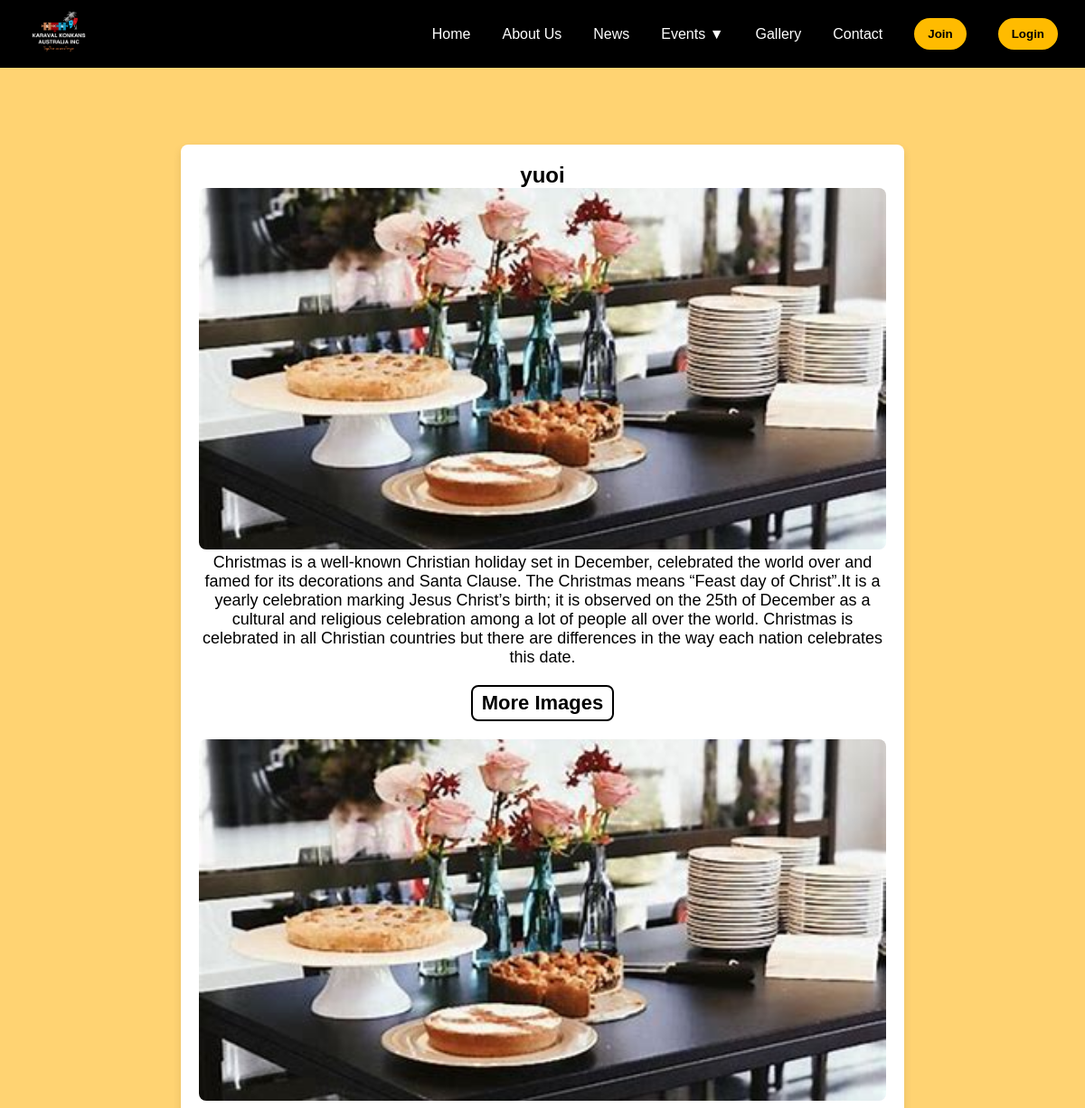
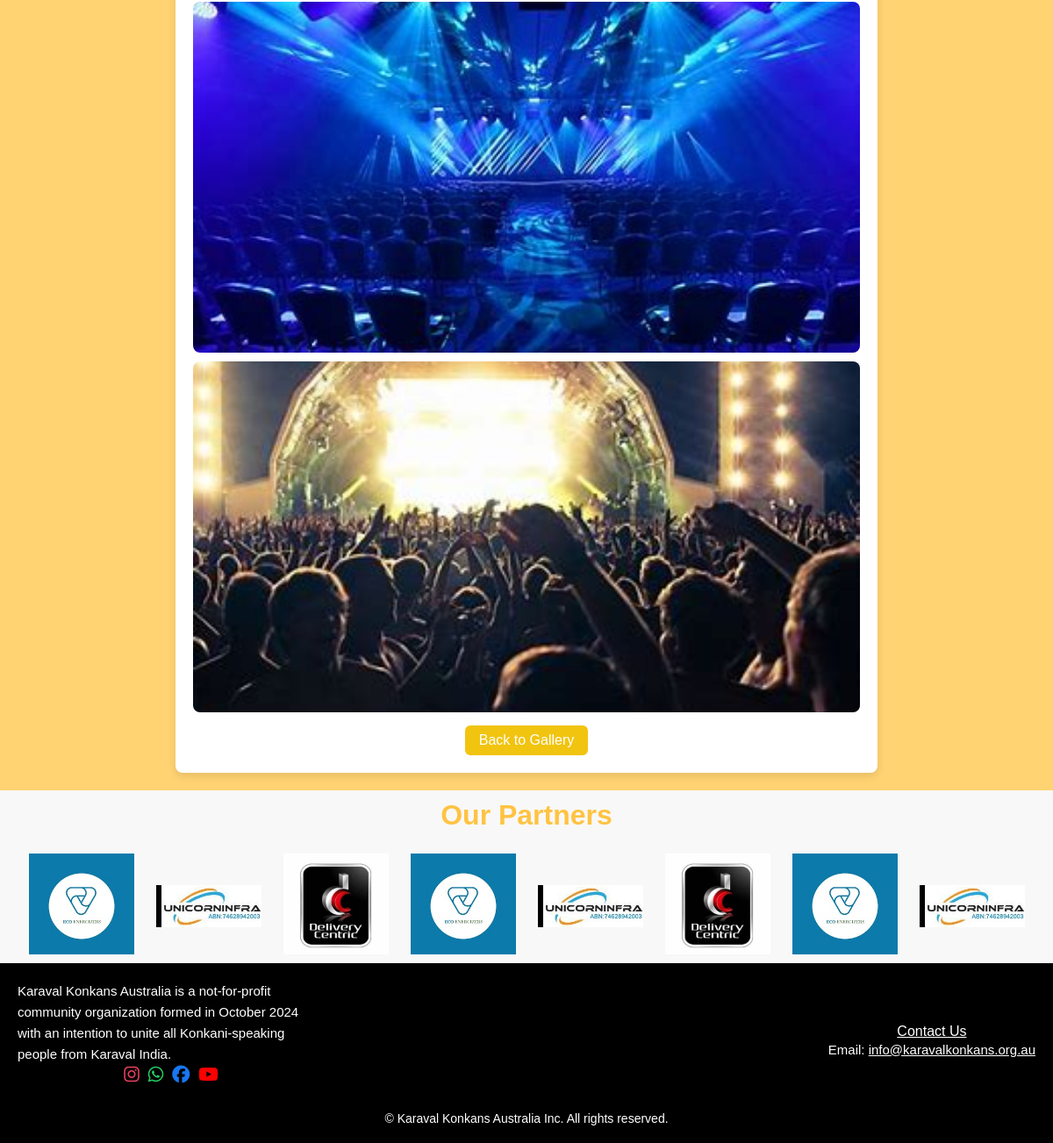
/gallery_details/24, run on the app's committed database (2 pictures, top to bottom).
### tables this page shows
CREATE TABLE gallery (
    id INTEGER PRIMARY KEY AUTOINCREMENT,
    title TEXT NOT NULL,
    description TEXT NOT NULL,
    file_path TEXT NOT NULL
    , uploaded_at TIMESTAMP);

CREATE TABLE extra_images (
        id INTEGER PRIMARY KEY AUTOINCREMENT,
        event_id INTEGER,
        file_path TEXT NOT NULL,
        FOREIGN KEY (event_id) REFERENCES gallery(id) ON DELETE CASCADE
        );

### app.py (the view)
@app.route("/gallery_details/<int:event_id>")
def gallery_details(event_id):
    conn = sqlite3.connect(DB_PATH)
    cursor = conn.cursor()
    cursor.execute("SELECT id, title, description, file_path FROM gallery WHERE id = ?", (event_id,))
    event = cursor.fetchone()
    if not event:
        conn.close()
        return "Event not found", 404
    cursor.execute("SELECT file_path FROM extra_images WHERE event_id = ?", (event_id,))
    extra_images = [row[0] for row in cursor.fetchall()]
    conn.close()
    return render_template("gallery_details.html", event={
        "id": event[0],
        "title": event[1],
        "description": event[2],
        "file_path": event[3],
        "extra_images": extra_images
    })

### templates/gallery_details.html (shortened to what this page needs)
<!DOCTYPE html>
<html lang="en">
<head>
    <link rel="stylesheet" href="{{ url_for('static', filename='css/gallery_details.css') }}">
    <link rel="stylesheet" href="{{ url_for('static', filename='css/Header.css') }}">
    <link rel="stylesheet" href="{{ url_for('static', filename='css/nheader.css') }}">
    <link rel="stylesheet" href="{{ url_for('static', filename='css/profile.css') }}">
    <link rel="stylesheet" href="https://cdn.jsdelivr.net/npm/@mdi/font/css/materialdesignicons.min.css">
    <link rel="stylesheet" href="https://cdnjs.cloudflare.com/ajax/libs/font-awesome/6.4.2/css/all.min.css">
</head>
<body>
    <div class="gallery-details-container">
        <h1>{{ event.title }}</h1>
        <img src="{{ url_for('static', filename=event.file_path) }}" alt="{{ event.title }}">
        <p>{{ event.description }}</p>
        {% if event.extra_images %}
        <h2 class="extra-images-title">More Images</h2>
        <div class="extra-images">
            {% for img in event.extra_images %}
            <img src="{{ url_for('static', filename=img) }}" alt="Extra Image">
            {% endfor %}
        </div>
        {% endif %}
        <a href="{{ url_for('gallery') }}" class="back-btn">Back to Gallery</a>
    </div>
    <div class="sponsors-wrapper">
        {% include 'sponsors.html' %}
    </div>
    <section>
        <div class="container1">
            <footer class="footer">
                <div class="footer-column">
                    <p>Karaval Konkans Australia is a not-for-profit community organization formed in October 2024 with
                        an intention to unite all Konkani-speaking people from Karaval India.</p>
                    <div class="social-icons">
                        <a href="#"><i class="fa-brands fa-instagram" style="color: #E4405F;"></i></a>
                        <a href="#"><i class="fa-brands fa-whatsapp" style="color: #25D366;"></i></a>
                        <a href="#"><i class="fa-brands fa-facebook" style="color: #1877F2;"></i></a>
                        <a href="#"><i class="fa-brands fa-youtube" style="color: #FF0000;"></i></a>
                    </div>
                </div>
                <div class="footer-column2" id="footer">
                    <a href="{{ url_for('contact') }}" style="color: white;">Contact Us</a>
                    <p>Email: <a href="mailto:info@karavalkonkans.org.au"
                            style="color: white;">info@karavalkonkans.org.au</a></p>
                </div>
                <div class="copyright">
                    © Karaval Konkans Australia Inc. All rights reserved.
                </div>
            </footer>
        </div>
    </section>
</body>
</html>

### static/css/gallery_details.css (style rules this page uses)
html, body { font-family: Arial, sans-serif; background-color: #FFD372; margin: 0; padding: 0; width: 100%; }
.gallery-details-container { max-width: 800px; margin: 20px auto; background: white; padding: 20px; border-radius: 8px; box-shadow: 0 4px 10px rgba(0, 0, 0, 0.1); text-align: center; margin-top: 80px; }
.gallery-details-container h1, .gallery-details-container p { color: black; text-align: center; font-size: 18px; }
.gallery-details-container h1 { font-size: 24px; font-weight: bold; }
.gallery-details-container img { width: 100%; max-height: 400px; object-fit: cover; border-radius: 8px; }
.extra-images { display: flex; flex-wrap: wrap; gap: 10px; justify-content: center; margin-top: 20px; }
.extra-images img { width: 100%; max-height: 400px; object-fit: cover; border-radius: 8px; }
.extra-images-title { text-align: center; font-size: 22px; font-weight: bold; color: black; margin-top: 20px; padding: 5px 10px; border: 2px solid black; display: inline-block; border-radius: 8px; background-color: white; }
.back-btn { display: inline-block; padding: 8px 16px; background: #f1c40f; color: white; text-decoration: none; border-radius: 6px; margin-top: 15px; transition: 0.3s; }

### static/css/Header.css (style rules this page uses)
* { margin: 0; padding: 0; box-sizing: border-box; }
body { background: url("../images/bg.jpg") !important; background-size: cover; background-position: center; background-repeat: no-repeat; }
.container1 { font-family: "Arial", sans-serif; flex-grow: 1; display: flex; flex-direction: column; justify-content: space-between; }
.footer { font-family: "Arial", sans-serif; background-color: black; color: white; width: 100%; padding: 20px; display: flex; flex-direction: row; justify-content: space-between; align-items: center; flex-wrap: wrap; text-align: center; }
.footer-column { max-width: 350px; margin-bottom: 20px; }
.footer-column1, .footer-column2 { max-width: 500px; }
.footer p { font-size: 15px; line-height: 24px; text-align: left; max-width: 450px; }
.social-icons { display: flex; gap: 10px; justify-content: center; }
.social-icons a { color: white; font-size: 20px; text-decoration: none; }
.copyright { text-align: center; width: 100%; font-size: 14px; padding-top: 10px; }
body { margin: 0; padding: 0; overflow-x: hidden; }

### static/css/nheader.css (style rules this page uses)
* { margin: 0; padding: 0; box-sizing: border-box; font-family: 'Poppins', sans-serif; }
body { background-color: black; color: white; padding-top: 80px; }

### data on the page
gallery: title "yuoi", file_path (picture), description "Christmas is a well-known Christian holiday set in December, celebrated the world over and famed for its decorations and Santa Clause. The Christmas means “Feast day of Christ”.It is a yearly celebration marking Jesus Christ’s birth; it is observed on the 25th of December as a cultural and religious celebration among a lot of people all over the world. Christmas is celebrated in all Christian countries but there are differences in the way each nation celebrates this date."
extra_images: file_path (picture)
extra_images: file_path (picture)
extra_images: file_path (picture)
